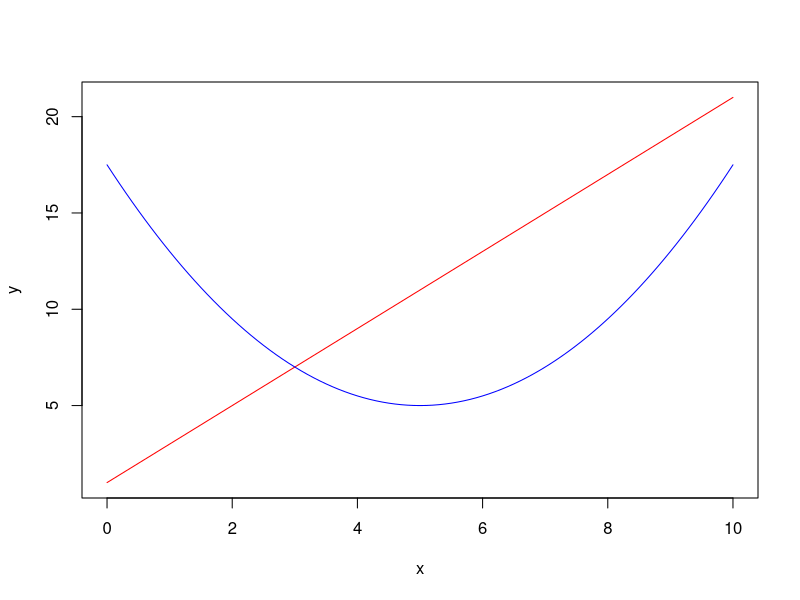

This figure's R source:
## ---- chunk 1
knitr::opts_chunk$set(echo = TRUE)
## ---- chunk 2
x <- seq(0,10,by=0.1)
y <- 2*x+1
z <- 0.5*(x-5)^2+5
## ---- chunk 3
plot(x,y,type = "l", col="red")
lines(x,z, col = "blue")
